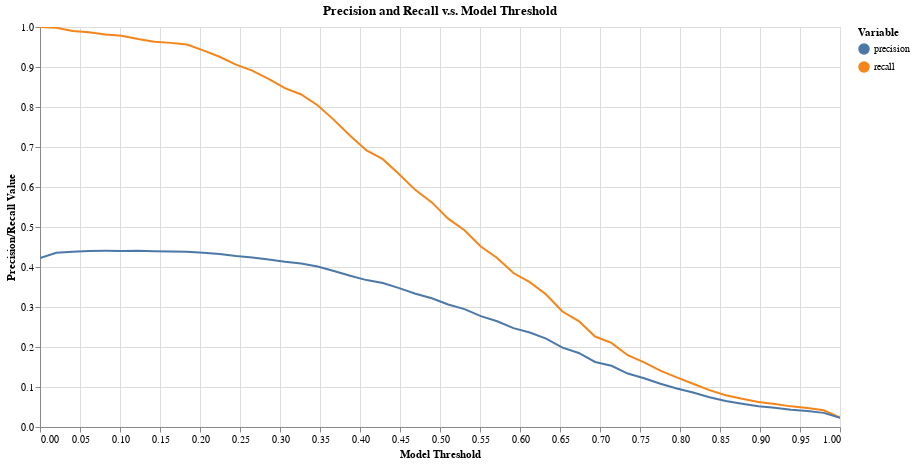

Notebook source saved alongside this figure:
### Code cell
tutorial.plot_precision_recall_vs_threshold(df_eval)

### Figure 1 — Vega-Lite specification as saved in the notebook (floating-point values rounded to 4 significant figures)
{"config": {"view": {"continuousWidth": 400, "continuousHeight": 300}}, "layer": [{"mark": "line", "encoding": {"color": {"type": "nominal", "field": "variable", "legend": {"title": "Variable"}}, "tooltip": [{"type": "nominal", "field": "variable"}, {"type": "quantitative", "field": "threshold"}, {"type": "quantitative", "field": "value"}], "x": {"type": "quantitative", "axis": {"title": "Model Threshold"}, "field": "threshold"}, "y": {"type": "quantitative", "axis": {"title": "Precision/Recall Value"}, "field": "value", "scale": {"domain": [0, 1]}}}, "selection": {"selector004": {"type": "interval", "bind": "scales", "encodings": ["x", "y"]}}, "title": "Precision and Recall v.s. Model Threshold"}, {"mark": "point", "encoding": {"opacity": {"value": 0}, "x": {"type": "quantitative", "field": "threshold"}}, "selection": {"selector003": {"type": "single", "nearest": true, "on": "mouseover", "fields": ["threshold"], "empty": "none"}}}, {"mark": "point", "encoding": {"color": {"type": "nominal", "field": "variable", "legend": {"title": "Variable"}}, "opacity": {"condition": {"value": 1, "selection": "selector003"}, "value": 0}, "tooltip": [{"type": "nominal", "field": "variable"}, {"type": "quantitative", "field": "threshold"}, {"type": "quantitative", "field": "value"}], "x": {"type": "quantitative", "axis": {"title": "Model Threshold"}, "field": "threshold"}, "y": {"type": "quantitative", "axis": {"title": "Precision/Recall Value"}, "field": "value", "scale": {"domain": [0, 1]}}}, "title": "Precision and Recall v.s. Model Threshold"}, {"mark": {"type": "rule", "color": "gray"}, "encoding": {"x": {"type": "quantitative", "field": "threshold"}}, "transform": [{"filter": {"selection": "selector003"}}]}, {"mark": {"type": "text", "align": "right", "dx": -10, "dy": -5, "fontWeight": 300, "lineBreak": "\n"}, "encoding": {"color": {"type": "nominal", "field": "variable", "legend": {"title": "Variable"}}, "text": {"condition": {"type": "nominal", "field": "label", "selection": "selector003"}, "value": " "}, "tooltip": [{"type": "nominal", "field": "variable"}, {"type": "quantitative", "field": "threshold"}, {"type": "quantitative", "field": "value"}], "x": {"type": "quantitative", "axis": {"title": "Model Threshold"}, "field": "threshold"}, "y": {"type": "quantitative", "axis": {"title": "Precision/Recall Value"}, "field": "value", "scale": {"domain": [0, 1]}}}, "title": "Precision and Recall v.s. Model Threshold"}], "data": {"name": "data-3918a3f97179cddce24bcefa9a6d2975"}, "height": 400, "width": 800, "$schema": "https://vega.github.io/schema/vega-lite/v4.8.1.json", "datasets": {"data-3918a3f97179cddce24bcefa9a6d2975": [{"threshold": 0.0, "label": "threshold: 0.0\nprecision: 0.423\nrecall: 1.0", "variable": "recall", "value": 1.0}, {"threshold": 0.02041, "label": "threshold: 0.02\nprecision: 0.435\nrecall: 0.998", "variable": "recall", "value": 0.998}, {"threshold": 0.04082, "label": "threshold: 0.041\nprecision: 0.438\nrecall: 0.99", "variable": "recall", "value": 0.9901}, {"threshold": 0.06122, "label": "threshold: 0.061\nprecision: 0.44\nrecall: 0.987", "variable": "recall", "value": 0.9871}, {"threshold": 0.08163, "label": "threshold: 0.082\nprecision: 0.44\nrecall: 0.981", "variable": "recall", "value": 0.9812}, {"threshold": 0.102, "label": "threshold: 0.102\nprecision: 0.44\nrecall: 0.978", "variable": "recall", "value": 0.9782}, {"threshold": 0.1224, "label": "threshold: 0.122\nprecision: 0.44\nrecall: 0.97", "variable": "recall", "value": 0.9702}, {"threshold": 0.1429, "label": "threshold: 0.143\nprecision: 0.439\nrecall: 0.963", "variable": "recall", "value": 0.9633}, {"threshold": 0.1633, "label": "threshold: 0.163\nprecision: 0.439\nrecall: 0.96", "variable": "recall", "value": 0.9603}, {"threshold": 0.1837, "label": "threshold: 0.184\nprecision: 0.438\nrecall: 0.956", "variable": "recall", "value": 0.9563}, {"threshold": 0.2041, "label": "threshold: 0.204\nprecision: 0.435\nrecall: 0.941", "variable": "recall", "value": 0.9415}, {"threshold": 0.2245, "label": "threshold: 0.224\nprecision: 0.433\nrecall: 0.926", "variable": "recall", "value": 0.9256}, {"threshold": 0.2449, "label": "threshold: 0.245\nprecision: 0.427\nrecall: 0.906", "variable": "recall", "value": 0.9058}, {"threshold": 0.2653, "label": "threshold: 0.265\nprecision: 0.424\nrecall: 0.891", "variable": "recall", "value": 0.8909}, {"threshold": 0.2857, "label": "threshold: 0.286\nprecision: 0.419\nrecall: 0.87", "variable": "recall", "value": 0.87}, {"threshold": 0.3061, "label": "threshold: 0.306\nprecision: 0.413\nrecall: 0.847", "variable": "recall", "value": 0.8472}, {"threshold": 0.3265, "label": "threshold: 0.327\nprecision: 0.409\nrecall: 0.831", "variable": "recall", "value": 0.8313}, {"threshold": 0.3469, "label": "threshold: 0.347\nprecision: 0.401\nrecall: 0.805", "variable": "recall", "value": 0.8046}, {"threshold": 0.3673, "label": "threshold: 0.367\nprecision: 0.39\nrecall: 0.768", "variable": "recall", "value": 0.7679}, {"threshold": 0.3878, "label": "threshold: 0.388\nprecision: 0.378\nrecall: 0.728", "variable": "recall", "value": 0.7282}, {"threshold": 0.4082, "label": "threshold: 0.408\nprecision: 0.367\nrecall: 0.691", "variable": "recall", "value": 0.6915}, {"threshold": 0.4286, "label": "threshold: 0.429\nprecision: 0.36\nrecall: 0.67", "variable": "recall", "value": 0.6696}, {"threshold": 0.449, "label": "threshold: 0.449\nprecision: 0.347\nrecall: 0.632", "variable": "recall", "value": 0.6319}, {"threshold": 0.4694, "label": "threshold: 0.469\nprecision: 0.333\nrecall: 0.592", "variable": "recall", "value": 0.5923}, {"threshold": 0.4898, "label": "threshold: 0.49\nprecision: 0.322\nrecall: 0.562", "variable": "recall", "value": 0.5615}, {"threshold": 0.5102, "label": "threshold: 0.51\nprecision: 0.306\nrecall: 0.521", "variable": "recall", "value": 0.5208}, {"threshold": 0.5306, "label": "threshold: 0.531\nprecision: 0.295\nrecall: 0.492", "variable": "recall", "value": 0.4921}, {"threshold": 0.551, "label": "threshold: 0.551\nprecision: 0.277\nrecall: 0.451", "variable": "recall", "value": 0.4514}, {"threshold": 0.5714, "label": "threshold: 0.571\nprecision: 0.264\nrecall: 0.423", "variable": "recall", "value": 0.4226}, {"threshold": 0.5918, "label": "threshold: 0.592\nprecision: 0.247\nrecall: 0.385", "variable": "recall", "value": 0.3849}, {"threshold": 0.6122, "label": "threshold: 0.612\nprecision: 0.236\nrecall: 0.362", "variable": "recall", "value": 0.3621}, {"threshold": 0.6327, "label": "threshold: 0.633\nprecision: 0.221\nrecall: 0.331", "variable": "recall", "value": 0.3313}, {"threshold": 0.6531, "label": "threshold: 0.653\nprecision: 0.198\nrecall: 0.289", "variable": "recall", "value": 0.2887}, {"threshold": 0.6735, "label": "threshold: 0.673\nprecision: 0.185\nrecall: 0.265", "variable": "recall", "value": 0.2649}, {"threshold": 0.6939, "label": "threshold: 0.694\nprecision: 0.163\nrecall: 0.226", "variable": "recall", "value": 0.2262}, {"threshold": 0.7143, "label": "threshold: 0.714\nprecision: 0.153\nrecall: 0.21", "variable": "recall", "value": 0.2103}, {"threshold": 0.7347, "label": "threshold: 0.735\nprecision: 0.134\nrecall: 0.18", "variable": "recall", "value": 0.1796}, {"threshold": 0.7551, "label": "threshold: 0.755\nprecision: 0.122\nrecall: 0.162", "variable": "recall", "value": 0.1617}, {"threshold": 0.7755, "label": "threshold: 0.776\nprecision: 0.108\nrecall: 0.141", "variable": "recall", "value": 0.1409}, {"threshold": 0.7959, "label": "threshold: 0.796\nprecision: 0.096\nrecall: 0.124", "variable": "recall", "value": 0.124}, {"threshold": 0.8163, "label": "threshold: 0.816\nprecision: 0.086\nrecall: 0.108", "variable": "recall", "value": 0.1081}, {"threshold": 0.8367, "label": "threshold: 0.837\nprecision: 0.074\nrecall: 0.092", "variable": "recall", "value": 0.09226}, {"threshold": 0.8571, "label": "threshold: 0.857\nprecision: 0.065\nrecall: 0.079", "variable": "recall", "value": 0.07937}, {"threshold": 0.8776, "label": "threshold: 0.878\nprecision: 0.058\nrecall: 0.07", "variable": "recall", "value": 0.07044}, {"threshold": 0.898, "label": "threshold: 0.898\nprecision: 0.052\nrecall: 0.062", "variable": "recall", "value": 0.0625}, {"threshold": 0.9184, "label": "threshold: 0.918\nprecision: 0.048\nrecall: 0.058", "variable": "recall", "value": 0.05754}, {"threshold": 0.9388, "label": "threshold: 0.939\nprecision: 0.043\nrecall: 0.052", "variable": "recall", "value": 0.05159}, {"threshold": 0.9592, "label": "threshold: 0.959\nprecision: 0.04\nrecall: 0.048", "variable": "recall", "value": 0.04762}, {"threshold": 0.9796, "label": "threshold: 0.98\nprecision: 0.035\nrecall: 0.042", "variable": "recall", "value": 0.04167}, {"threshold": 1.0, "label": "threshold: 1.0\nprecision: 0.023\nrecall: 0.024", "variable": "recall", "value": 0.02381}, {"threshold": 0.0, "label": "threshold: 0.0\nprecision: 0.423\nrecall: 1.0", "variable": "precision", "value": 0.4226}, {"threshold": 0.02041, "label": "threshold: 0.02\nprecision: 0.435\nrecall: 0.998", "variable": "precision", "value": 0.4355}, {"threshold": 0.04082, "label": "threshold: 0.041\nprecision: 0.438\nrecall: 0.99", "variable": "precision", "value": 0.4383}, {"threshold": 0.06122, "label": "threshold: 0.061\nprecision: 0.44\nrecall: 0.987", "variable": "precision", "value": 0.4399}, {"threshold": 0.08163, "label": "threshold: 0.082\nprecision: 0.44\nrecall: 0.981", "variable": "precision", "value": 0.4403}, {"threshold": 0.102, "label": "threshold: 0.102\nprecision: 0.44\nrecall: 0.978", "variable": "precision", "value": 0.4402}, {"threshold": 0.1224, "label": "threshold: 0.122\nprecision: 0.44\nrecall: 0.97", "variable": "precision", "value": 0.4403}, {"threshold": 0.1429, "label": "threshold: 0.143\nprecision: 0.439\nrecall: 0.963", "variable": "precision", "value": 0.4394}, {"threshold": 0.1633, "label": "threshold: 0.163\nprecision: 0.439\nrecall: 0.96", "variable": "precision", "value": 0.4388}, {"threshold": 0.1837, "label": "threshold: 0.184\nprecision: 0.438\nrecall: 0.956", "variable": "precision", "value": 0.4384}, {"threshold": 0.2041, "label": "threshold: 0.204\nprecision: 0.435\nrecall: 0.941", "variable": "precision", "value": 0.4353}, {"threshold": 0.2245, "label": "threshold: 0.224\nprecision: 0.433\nrecall: 0.926", "variable": "precision", "value": 0.4325}, {"threshold": 0.2449, "label": "threshold: 0.245\nprecision: 0.427\nrecall: 0.906", "variable": "precision", "value": 0.4274}, {"threshold": 0.2653, "label": "threshold: 0.265\nprecision: 0.424\nrecall: 0.891", "variable": "precision", "value": 0.4238}, {"threshold": 0.2857, "label": "threshold: 0.286\nprecision: 0.419\nrecall: 0.87", "variable": "precision", "value": 0.4188}, {"threshold": 0.3061, "label": "threshold: 0.306\nprecision: 0.413\nrecall: 0.847", "variable": "precision", "value": 0.413}, {"threshold": 0.3265, "label": "threshold: 0.327\nprecision: 0.409\nrecall: 0.831", "variable": "precision", "value": 0.409}, {"threshold": 0.3469, "label": "threshold: 0.347\nprecision: 0.401\nrecall: 0.805", "variable": "precision", "value": 0.4011}, {"threshold": 0.3673, "label": "threshold: 0.367\nprecision: 0.39\nrecall: 0.768", "variable": "precision", "value": 0.3901}, {"threshold": 0.3878, "label": "threshold: 0.388\nprecision: 0.378\nrecall: 0.728", "variable": "precision", "value": 0.3782}, {"threshold": 0.4082, "label": "threshold: 0.408\nprecision: 0.367\nrecall: 0.691", "variable": "precision", "value": 0.3672}, {"threshold": 0.4286, "label": "threshold: 0.429\nprecision: 0.36\nrecall: 0.67", "variable": "precision", "value": 0.3602}, {"threshold": 0.449, "label": "threshold: 0.449\nprecision: 0.347\nrecall: 0.632", "variable": "precision", "value": 0.3471}, {"threshold": 0.4694, "label": "threshold: 0.469\nprecision: 0.333\nrecall: 0.592", "variable": "precision", "value": 0.3331}, {"threshold": 0.4898, "label": "threshold: 0.49\nprecision: 0.322\nrecall: 0.562", "variable": "precision", "value": 0.3218}, {"threshold": 0.5102, "label": "threshold: 0.51\nprecision: 0.306\nrecall: 0.521", "variable": "precision", "value": 0.3061}, {"threshold": 0.5306, "label": "threshold: 0.531\nprecision: 0.295\nrecall: 0.492", "variable": "precision", "value": 0.2947}, {"threshold": 0.551, "label": "threshold: 0.551\nprecision: 0.277\nrecall: 0.451", "variable": "precision", "value": 0.2771}, {"threshold": 0.5714, "label": "threshold: 0.571\nprecision: 0.264\nrecall: 0.423", "variable": "precision", "value": 0.2644}, {"threshold": 0.5918, "label": "threshold: 0.592\nprecision: 0.247\nrecall: 0.385", "variable": "precision", "value": 0.2471}, {"threshold": 0.6122, "label": "threshold: 0.612\nprecision: 0.236\nrecall: 0.362", "variable": "precision", "value": 0.2361}, {"threshold": 0.6327, "label": "threshold: 0.633\nprecision: 0.221\nrecall: 0.331", "variable": "precision", "value": 0.221}, {"threshold": 0.6531, "label": "threshold: 0.653\nprecision: 0.198\nrecall: 0.289", "variable": "precision", "value": 0.1985}, {"threshold": 0.6735, "label": "threshold: 0.673\nprecision: 0.185\nrecall: 0.265", "variable": "precision", "value": 0.1852}, {"threshold": 0.6939, "label": "threshold: 0.694\nprecision: 0.163\nrecall: 0.226", "variable": "precision", "value": 0.1626}, {"threshold": 0.7143, "label": "threshold: 0.714\nprecision: 0.153\nrecall: 0.21", "variable": "precision", "value": 0.153}, {"threshold": 0.7347, "label": "threshold: 0.735\nprecision: 0.134\nrecall: 0.18", "variable": "precision", "value": 0.1336}, {"threshold": 0.7551, "label": "threshold: 0.755\nprecision: 0.122\nrecall: 0.162", "variable": "precision", "value": 0.122}, {"threshold": 0.7755, "label": "threshold: 0.776\nprecision: 0.108\nrecall: 0.141", "variable": "precision", "value": 0.1081}, {"threshold": 0.7959, "label": "threshold: 0.796\nprecision: 0.096\nrecall: 0.124", "variable": "precision", "value": 0.09645}, {"threshold": 0.8163, "label": "threshold: 0.816\nprecision: 0.086\nrecall: 0.108", "variable": "precision", "value": 0.08603}, {"threshold": 0.8367, "label": "threshold: 0.837\nprecision: 0.074\nrecall: 0.092", "variable": "precision", "value": 0.07434}, {"threshold": 0.8571, "label": "threshold: 0.857\nprecision: 0.065\nrecall: 0.079", "variable": "precision", "value": 0.06483}, {"threshold": 0.8776, "label": "threshold: 0.878\nprecision: 0.058\nrecall: 0.07", "variable": "precision", "value": 0.05801}, {"threshold": 0.898, "label": "threshold: 0.898\nprecision: 0.052\nrecall: 0.062", "variable": "precision", "value": 0.05185}, {"threshold": 0.9184, "label": "threshold: 0.918\nprecision: 0.048\nrecall: 0.058", "variable": "precision", "value": 0.04809}, {"threshold": 0.9388, "label": "threshold: 0.939\nprecision: 0.043\nrecall: 0.052", "variable": "precision", "value": 0.04337}, {"threshold": 0.9592, "label": "threshold: 0.959\nprecision: 0.04\nrecall: 0.048", "variable": "precision", "value": 0.0402}, {"threshold": 0.9796, "label": "threshold: 0.98\nprecision: 0.035\nrecall: 0.042", "variable": "precision", "value": 0.03535}, {"threshold": 1.0, "label": "threshold: 1.0\nprecision: 0.023\nrecall: 0.024", "variable": "precision", "value": 0.02271}]}}
